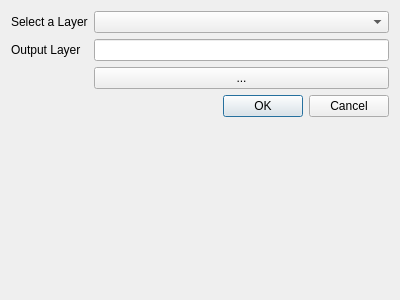
<?xml version="1.0" encoding="UTF-8"?>
<ui version="4.0">
 <class>qRiversDialogBase</class>
 <widget class="QDialog" name="qRiversDialogBase">
  <property name="geometry">
   <rect>
    <x>0</x>
    <y>0</y>
    <width>400</width>
    <height>300</height>
   </rect>
  </property>
  <property name="windowTitle">
   <string>qRivers</string>
  </property>
  <layout class="QFormLayout" name="formLayout">
   <item row="1" column="0">
    <widget class="QLabel" name="label">
     <property name="text">
      <string>Select a Layer</string>
     </property>
    </widget>
   </item>
   <item row="2" column="0">
    <widget class="QLabel" name="label_2">
     <property name="text">
      <string>Output Layer</string>
     </property>
    </widget>
   </item>
   <item row="1" column="1">
    <widget class="QComboBox" name="InputLayer"/>
   </item>
   <item row="2" column="1">
    <widget class="QLineEdit" name="OutputFile"/>
   </item>
   <item row="3" column="1">
    <widget class="QPushButton" name="Browse">
     <property name="text">
      <string>...</string>
     </property>
    </widget>
   </item>
   <item row="6" column="1">
    <widget class="QDialogButtonBox" name="button_box">
     <property name="orientation">
      <enum>Qt::Horizontal</enum>
     </property>
     <property name="standardButtons">
      <set>QDialogButtonBox::Cancel|QDialogButtonBox::Ok</set>
     </property>
    </widget>
   </item>
  </layout>
 </widget>
 <resources/>
 <connections>
  <connection>
   <sender>button_box</sender>
   <signal>accepted()</signal>
   <receiver>qRiversDialogBase</receiver>
   <slot>accept()</slot>
   <hints>
    <hint type="sourcelabel">
     <x>20</x>
     <y>20</y>
    </hint>
    <hint type="destinationlabel">
     <x>20</x>
     <y>20</y>
    </hint>
   </hints>
  </connection>
  <connection>
   <sender>button_box</sender>
   <signal>rejected()</signal>
   <receiver>qRiversDialogBase</receiver>
   <slot>reject()</slot>
   <hints>
    <hint type="sourcelabel">
     <x>20</x>
     <y>20</y>
    </hint>
    <hint type="destinationlabel">
     <x>20</x>
     <y>20</y>
    </hint>
   </hints>
  </connection>
 </connections>
</ui>
